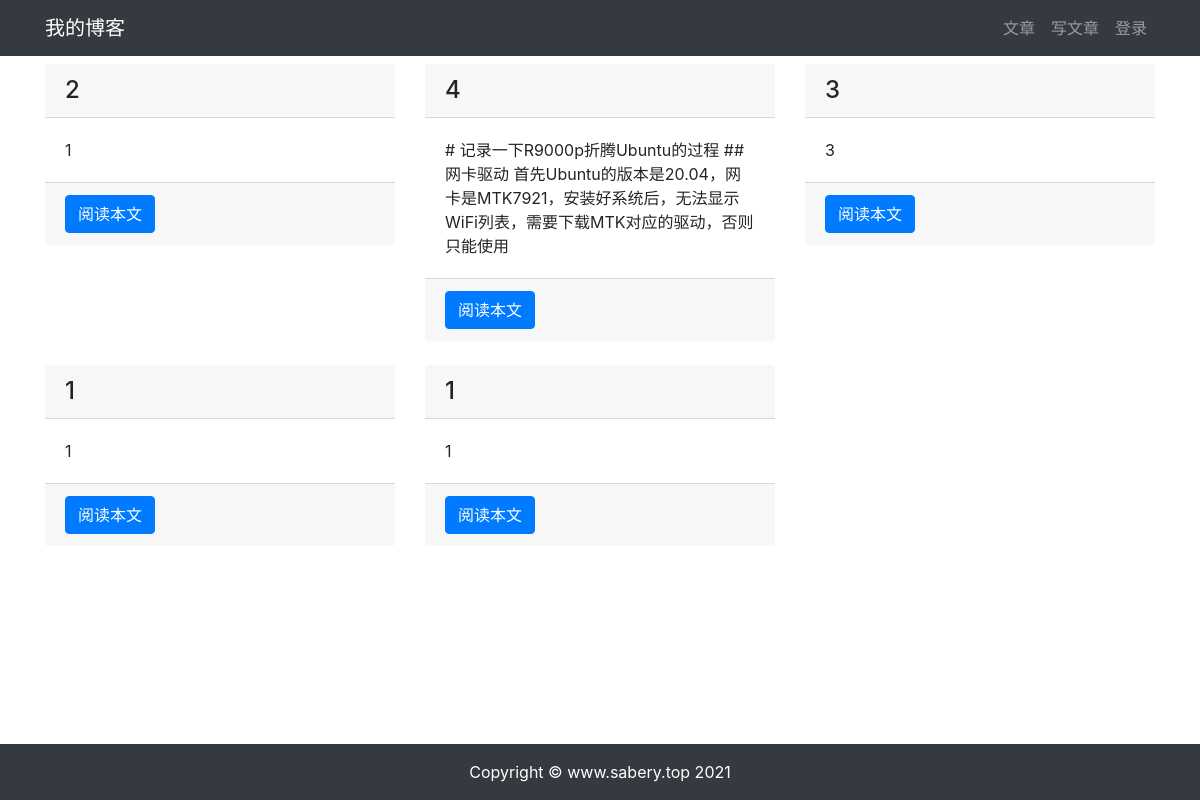
Page /article/article_list on the earlier database version.
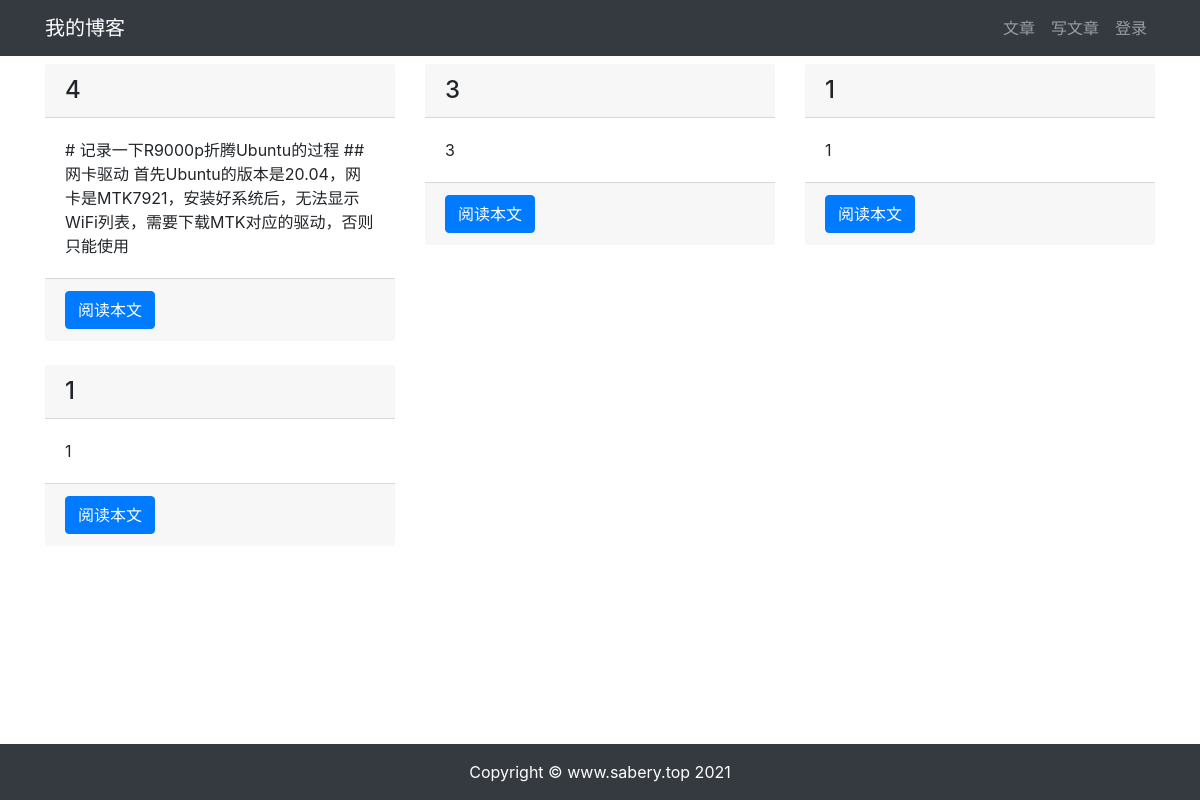
Same page on the later database version.
### article/models.py (models this page shows, shortened)
class ArticlePost(models.Model):
    author = models.ForeignKey(User, on_delete=models.CASCADE)
    title = models.CharField(max_length=100)
    content = models.TextField()
    create_time = models.DateTimeField(default=timezone.now)
    update_time = models.DateTimeField(auto_now=True)
    class Meta:
        ordering = ('-create_time', )
        db_table = 'articlepost'
        verbose_name = "评论"
        verbose_name_plural = verbose_name

### article/views.py (the view)
# urls.py: path('article_list', views.article_list, name='article_list'),
def article_list(request):
    articles = ArticlePost.objects.all()
    return render(request, 'article/list.html', locals())

### templates/article/list.html (shortened to what this page needs)
{% extends "base.html" %}
{% load static %}
{% block content %}
<div class="container">
    <div class="row mt-2">
        {% for article in articles %}
        <div class="col-4 mb-4">
            <h4 class="card-header">{{article.title}}</h4>
            <div class="card-body">
                <p class="card-text">{{article.content|slice:'100'}}</p>
            </div>
            <div class="card-footer">
                <a href="{% url 'article:article_detail' article.id %}" class="btn btn-primary">阅读本文</a>
            </div>
        </div>
        {% endfor %}
    </div>
</div>
{% endblock content %}

### templates/base.html (shortened to what this page needs)
{% load static %}
<!DOCTYPE html>
<html lang="en">
    <head>
        <link rel="stylesheet" href="{% static 'md_css/emacs.css' %}">
        <link href="https://cdn.bootcdn.net/ajax/libs/twitter-bootstrap/4.5.2/css/bootstrap.min.css" rel="stylesheet">
    </head>
    <body>
        {% include 'header.html' %}
        {% block content %} {% endblock content %}
        {% include 'footer.html' %}
    </body>
</html>

### templates/header.html (shortened to what this page needs)
<nav class="navbar navbar-expand-lg navbar-dark bg-dark">
    <div class="container">
        <a class="navbar-brand" href="#">我的博客</a>
        <div>
            <ul class="navbar-nav">
                <li class="nav-item">
                    <a class="nav-link" href="{% url 'article:article_list' %}">文章</a>
                </li>
                <li class="nav-item">
                    <a class="nav-link" href="{% url 'article:article_create' %}">写文章</a>
                </li>
                {% if user.is_authenticated %}
                <li class="nav-item dropdown">
                    <a class="nav-link dropdown-toggle" href="#" id="navbarDropdown" role="button"
                        data-toggle="dropdown" aria-haspopup="true" aria-expanded="false">
                        {{ user.username }}
                    </a>
                    <div class="dropdown-menu" aria-labelledby="navbarDropdown">
                        <a class="dropdown-item" href="{% url 'user:logout' %}">退出登录</a>
                        <a class="dropdown-item" href="#" onclick="user_delete()">删除用户</a>
                    </div>
                </li>
                {% else %}
                <li class="nav-item">
                    <a class="nav-link" href="{% url 'user:login' %}">登录</a>
                </li>
                {% endif %}
            </ul>
        </div>
    </div>
</nav>

### templates/footer.html
{% load static %}
<div>
    <br><br><br>
</div>
<footer class="py-3 bg-dark fixed-bottom">
    <div class="container">
        <p class="m-0 text-center text-white">Copyright &copy; www.sabery.top 2021</p>
    </div>
</footer>

Differences in the rows shown:
removed ArticlePost: title "2", content "1"
